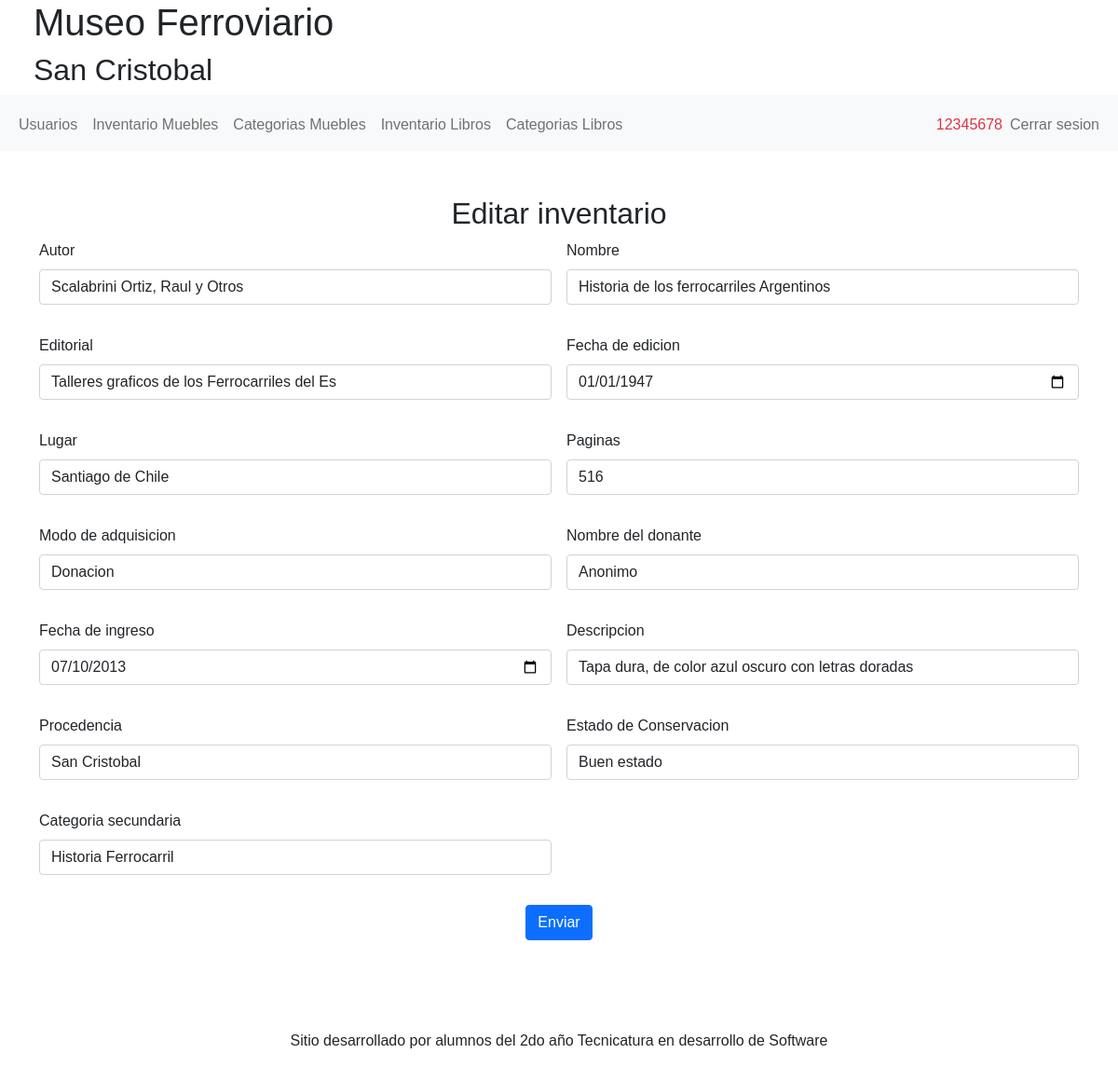
/form-edit-libros.php?id=29 (signed in), run on the app's committed database.
### tables this page shows
CREATE TABLE `inventariolibros` (
  `idlibro` int(11) NOT NULL,
  `autor` varchar(45) DEFAULT NULL,
  `nombre` varchar(45) NOT NULL,
  `editorial` varchar(45) DEFAULT NULL,
  `fechaedicion` date DEFAULT NULL,
  `lugar` varchar(45) DEFAULT NULL,
  `paginas` int(11) DEFAULT NULL,
  `modoadquisicion` varchar(45) DEFAULT NULL,
  `nomdonante` varchar(45) DEFAULT NULL,
  `fechaingreso` date DEFAULT NULL,
  `descripcion` varchar(250) NOT NULL,
  `procedencia` varchar(45) NOT NULL,
  `estado` varchar(45) NOT NULL,
  `codigo` varchar(50) NOT NULL,
  `activo` int(11) NOT NULL DEFAULT '1',
  `categoria_idcategoriaboss` int(11) NOT NULL,
  `categorialibro_idcategorias` int(11) NOT NULL,
  `usuarios_idusuario` int(11) NOT NULL
);

### form-edit-libros.php (the view, shortened to what this page needs)
<?php
require_once "conexion.php";
include("primero.php");
     include('header.php');
   ?>
      <?php
if (!isset($_GET['msje'])){
   $id=$_GET['id'];
}
$sql="SELECT * FROM inventariolibros WHERE idlibro = $id";
$result=mysqli_query($conex,$sql);
$fila=mysqli_fetch_array($result);
       ?>
  <section>
  <div class="container mt-2 mb-5">
  <div class="text-center mt-5 mb-2"><h2>Editar inventario</h2></div>
  <form class="row g-3" action="editarinventario-libros.php" method="post">
  <div class="col-sm-6">
    <label for="autor" class="form-label"> Autor</label>
    <input type="text" class="form-control" name="autor" id="autor" placeholder="Ingresar el autor" value="<?php echo $fila['autor']; ?>" >
  </div>
  <div class="col-sm-6 mb-3">
    <label for="nombre" class="form-label"> Nombre</label>
    <input type="text" class="form-control" name="nombre" id="nombre" placeholder="Ingresar nombre del libro" value="<?php echo $fila['nombre']; ?>" >
  </div>
  <div class="col-sm-6 mb-3">
    <label for="editorial" class="form-label"> Editorial</label>
    <input type="text" class="form-control" name="editorial" id="editorial" placeholder="Ingresar editorial" value="<?php echo $fila['editorial']; ?>">
  </div>
   <div class="col-sm-6 mb-3">
    <label for="fechaedicion" class="form-label"> Fecha de edicion</label>
    <input type="date" class="form-control" name="fechaedicion" id="fechaedicion" placeholder="Ingresar fecha de edicion" value="<?php echo $fila['fechaedicion']; ?>">
  </div>
  <div class="col-sm-6 mb-3">
    <label for="lugar" class="form-label"> Lugar</label>
    <input type="text" class="form-control" name="lugar" id="lugar" placeholder="Ingresar lugar" value="<?php echo $fila['lugar']; ?>" >
  </div>
  <div class="col-sm-6 mb-3">
    <label for="paginas" class="form-label"> Paginas</label>
    <input type="int" class="form-control" name="paginas" id="paginas" placeholder="Ingresar paginas" value="<?php echo $fila['paginas']; ?>">
  </div>
  <div class="col-sm-6 mb-3">
    <label for="modoadquisicion" class="form-label"> Modo de adquisicion</label>
    <input type="text" class="form-control" name="modoadquisicion" id="modoadquisicion" placeholder="Ingresar modoa dquisicion" value="<?php echo $fila['modoadquisicion']; ?>">
  </div>
  <div class="col-sm-6 mb-3">
    <label for="nomdonante" class="form-label"> Nombre del donante</label>
    <input type="text" class="form-control" name="nomdonante" id="nomdonante" placeholder="Ingresar nombre del donante" value="<?php echo $fila['nomdonante']; ?>">
  </div>
  <div class="col-sm-6 mb-3">
    <label for="fechaingreso" class="form-label"> Fecha de ingreso</label>
    <input type="date" class="form-control" name="fechaingreso" id="fechaingreso" placeholder="Ingresar fecha de ingreso " value="<?php echo $fila['fechaingreso']; ?>">
  </div>
  <div class="col-sm-6 mb-3">
    <label for="descripcion" class="form-label"> Descripcion</label>
    <input type="text" class="form-control" name="descripcion" id="descripcion" placeholder="Ingresar descripcion" value="<?php echo $fila['descripcion']; ?>">
  </div>
  <div class="col-sm-6 mb-3">
    <label for="procedencia" class="form-label"> Procedencia</label>
    <input type="text" class="form-control" name="procedencia" id="procedencia" placeholder="Ingresa tu Correo Electrónico" value="<?php echo $fila['procedencia']; ?>">
  </div>
  <div class="col-sm-6 mb-3">
  <label for="estado" class="form-label">Estado de Conservacion</label>
    <select class="form-control" name="estado" id="estado" required>
      <option <?php if ($fila['estado']=='Buen estado'){echo "selected";}?> value="Buen estado">Buen estado</option>
    </select>
  </div>
<div class="col-sm-6 mb-3">
  <label for="categoria" class="form-label">Categoria secundaria</label>
    <select class="form-control" name="categoria" id="categoria" required>
      <option <?php if ($fila['categorialibro_idcategorias']==1){echo "selected";}?> value="1">Historia Ferrocarril</option>
    </select>
  </div>
  <div class="col-sm-6 mb-3">
  </div>
  <div class="col-12 text-center">
  <button type="submit" class="btn btn-primary" name="enviar" id="enviar">Enviar</button>
  </div>
  </form>
  </section>
  <?php
    include('footer.php');
  ?>
</body>
</html>

### CSS/estilo.css (style rules this page uses)
body { font-family: 'Play', sans-serif; }

### data on the page
inventariolibros: autor "Scalabrini Ortiz, Raul y Otros", nombre "Historia de los ferrocarriles Argentinos", editorial "Talleres graficos de los Ferrocarriles del Es", fechaedicion "01/01/1947", lugar "Santiago de Chile", paginas "516", modoadquisicion "Donacion", nomdonante "Anonimo", fechaingreso "07/10/2013", descripcion "Tapa dura, de color azul oscuro con letras doradas", procedencia "San Cristobal", estado "Buen estado", categoria "Historia Ferrocarril"

### other printed values
$_SESSION["dniadmin"] "12345678"
